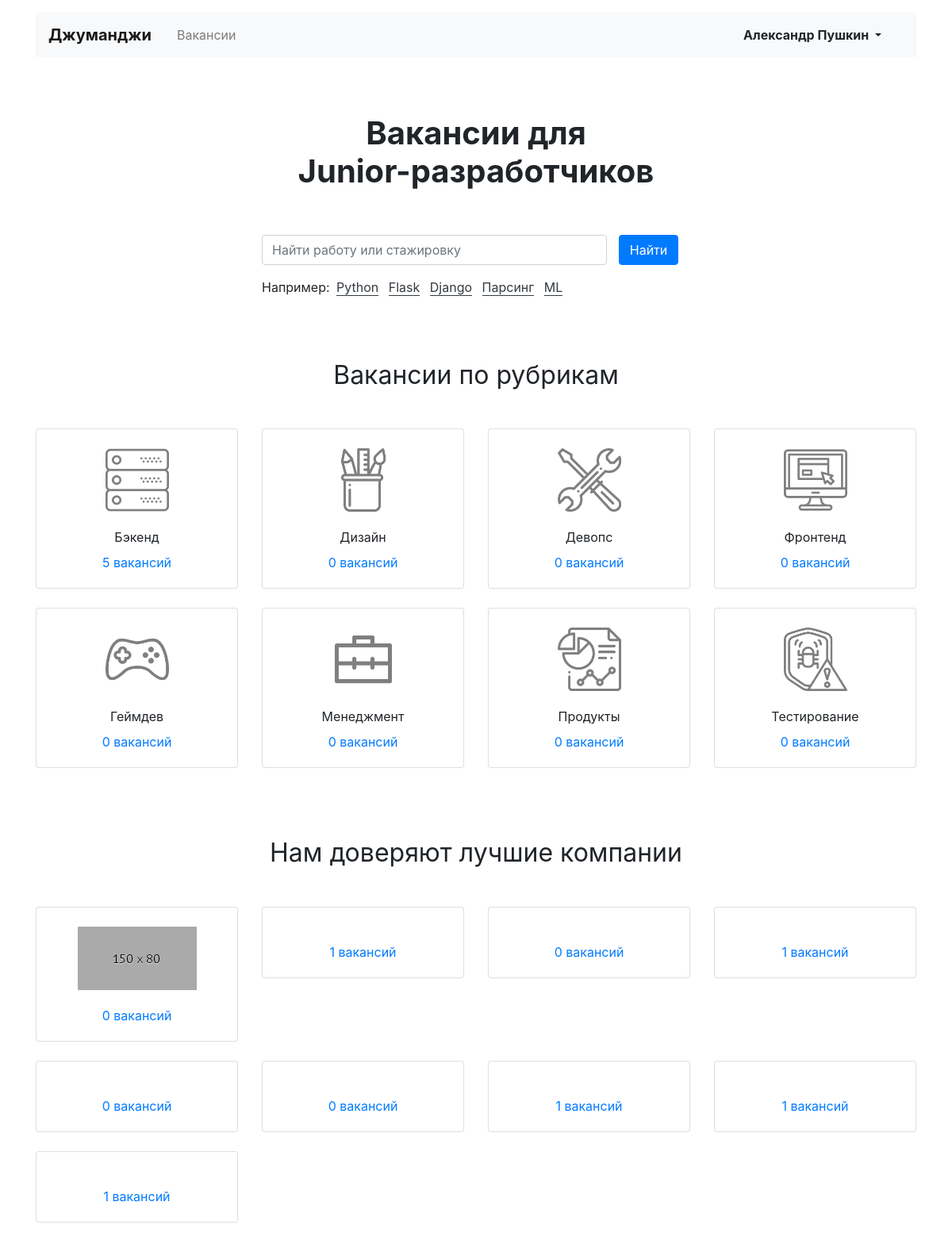
The app's page / (signed in) with its own data.
### job/models.py (models this page shows, shortened)
class Specialty(models.Model):
    code = models.CharField(primary_key=True, max_length=20)
    title = models.CharField(max_length=40)
    picture = models.ImageField(upload_to=MEDIA_SPECIALITY_IMAGE_DIR, default='150x150.gif')

class Company(models.Model):
    com_id = models.AutoField(primary_key=True, db_column='id')
    name = models.CharField(max_length=32)
    location = models.CharField(max_length=32)
    logo = models.ImageField(upload_to=MEDIA_COMPANY_IMAGE_DIR, default='150x80.gif')
    description = models.CharField(max_length=264)
    employee_count = models.PositiveIntegerField()
    owner = models.OneToOneField(User, on_delete=models.CASCADE, related_name='companies')

### job/views/public.py (the view)
# urls.py: path('', MainView.as_view(), name='main'),
class MainView(TemplateView):
    template_name = 'index.html'
    def get_context_data(self, **kwargs):
        context = super().get_context_data(**kwargs)
        context['spec_vacancies_count'] = Specialty.objects.annotate(vacancy_count=Count('vacancies'))
        context['companies_vacancies_count'] = Company.objects.annotate(vacancy_count=Count('vacancies'))
        return context

### templates/index.html (shortened to what this page needs)
{% extends 'base.html' %}
{% block content %}
  <section>
    <h1 class="h1 text-center mx-auto mt-4 py-5"><strong>Вакансии для <br>Junior-разработчиков</strong></h1>
    <div class="row">
      <div class="col-12 col-md-8 col-lg-6 offset-lg-3 offset-md-2">
        <form class="form-inline mb-3" enctype="multipart/form-data">
          <div class="form-group col-8 col-md-10 pl-0">
            <input class="form-control w-100" type="search" placeholder="Найти работу или стажировку" aria-label="Найти работу или стажировку">
          </div>
          <div class="form-group col-4 col-md-2 pl-0">
            <button class="btn btn-primary w-100" type="submit">Найти</button>
          </div>
        </form>
        <p>Например:
          <a href="#" class="text-dark border-bottom border-dark m-1 text-decoration-none">Python</a>
          <a href="#" class="text-dark border-bottom border-dark m-1 text-decoration-none">Flask</a>
          <a href="#" class="text-dark border-bottom border-dark m-1 text-decoration-none">Django</a>
          <a href="#" class="text-dark border-bottom border-dark m-1 text-decoration-none">Парсинг</a>
          <a href="#" class="text-dark border-bottom border-dark m-1 text-decoration-none">ML</a>
        </p>
      </div>
    </div>
  </section>
  <section class="mt-5 pt-3">
    <h2 class="h2 font-weight-normal text-center mb-5">Вакансии по рубрикам</h2>
    <div class="row mb-0">
      {% for spec in spec_vacancies_count %}
      <div class="col-6 col-md-6 col-lg-3">
        <div class="card pt-4 text-center mb-4">
          <img class="mx-auto d-block" src="{{ MEDIA_URL }}{{ spec.picture }}" width="80" height="80" alt="">
          <div class="card-body">
            <p class="card-text mb-2">{{ spec.title }}</p>
            <p class="card-text"><a href="/vacancies/cat/{{ spec.code }}/">{{ spec.vacancy_count }} вакансий</a></p>
          </div>
        </div>
      </div>
      {% endfor %}
    </div>
  </section>
  <section class="my-5 pt-3">
    <h2 class="h2 font-weight-normal text-center mb-5">Нам доверяют лучшие компании</h2>
    <div class="row mb-0">
      {% for company in companies_vacancies_count %}
      <div class="col-6 col-md-6 col-lg-3">
        <div class="card pt-4 text-center mb-4">
          <a href="/companies/{{ company.com_id }}/" style="max-width: 150px;" class="mx-auto d-block">
            <img class="mx-auto d-block mw-100" src="{{ MEDIA_URL }}{{ company.logo }}" alt="">
          </a>
          <div class="card-body">
            <p class="card-text"><a href="/companies/{{ company.com_id }}/">{{ company.vacancy_count }} вакансий</a></p>
          </div>
        </div>
      </div>
      {% endfor %}
    </div>
  </section>
{% endblock %}

### templates/base.html (shortened to what this page needs)
<!DOCTYPE html>
<html lang="ru">
<head>
  <link rel="stylesheet" href="https://stackpath.bootstrapcdn.com/bootstrap/4.3.1/css/bootstrap.min.css">
</head>
<body>
  <header class="container mt-3">
    <nav class="navbar navbar-expand-lg navbar-light bg-light">
      <a class="navbar-brand mr-4 font-weight-bold" href="{% url 'main' %}">Джуманджи</a>
      <div class="collapse navbar-collapse justify-content-between" id="navbarNav">
        <ul class="navbar-nav col-10">
          <li class="nav-item">
            <a class="nav-link" href="{% url 'vacancies' %}">Вакансии</a>
          </li>
        </ul>
        <ul class="navbar-nav col-2 justify-content-end">
          <li class="nav-item active">
            {% if user.is_authenticated %}
            <div class="btn-group">
              <button type="button" class="btn dropdown-toggle font-weight-bold" data-toggle="dropdown" aria-haspopup="true" aria-expanded="false">
                {{ user.first_name }} {{ user.last_name }}
              </button>
            </div>
            {% else %}
            <a href="{% url 'login' %}" class="nav-link font-weight-bold">Вход</a>
            {% endif %}
          </li>
        </ul>
      </div>
    </nav>
  </header>
  <main class="container mt-3">
    {% block content %}
    {% endblock %}
  </main>
</body>
</html>

### records on screen
Specialty: picture (picture), title "Бэкенд", vacancy_count "5"
Specialty: picture (picture), title "Дизайн", vacancy_count "0"
Specialty: picture (picture), title "Девопс", vacancy_count "0"
Specialty: picture (picture), title "Фронтенд", vacancy_count "0"
Specialty: picture (picture), title "Геймдев", vacancy_count "0"
Specialty: picture (picture), title "Менеджмент", vacancy_count "0"
Specialty: picture (picture), title "Продукты", vacancy_count "0"
Specialty: picture (picture), title "Тестирование", vacancy_count "0"
Company: logo (picture), vacancy_count "0"
Company: vacancy_count "1"
Company: vacancy_count "0"
Company: vacancy_count "1"
Company: vacancy_count "0"
Company: vacancy_count "0"
Company: vacancy_count "1"
Company: vacancy_count "1"
Company: vacancy_count "1"

### other values on screen
{{ user.first_name }} "Александр"
{{ user.last_name }} "Пушкин"
